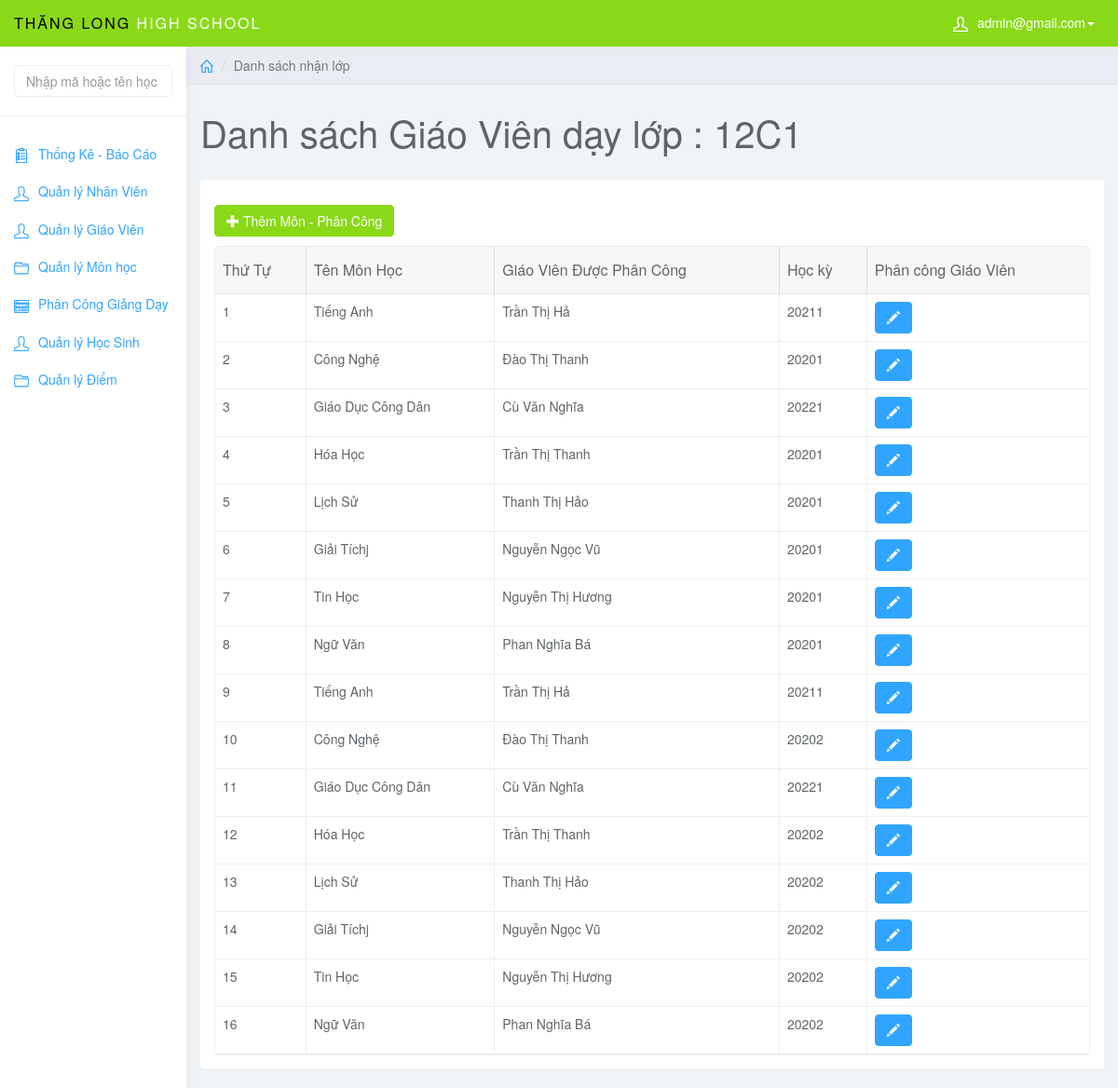
/admin/index.php?page=list_mon&id_class=201 (signed in), run on the app's committed database.
### tables this page shows
CREATE TABLE `lophoc` (
  `MaLopHoc` varchar(10) NOT NULL,
  `Tenlophoc` varchar(20) NOT NULL,
  `KhoiHoc` varchar(10) NOT NULL,
  PRIMARY KEY (`MaLopHoc`)
);

CREATE TABLE `dayhoc` (
  `MaDayHoc` int NOT NULL AUTO_INCREMENT,
  `MaMonHoc` varchar(5) NOT NULL,
  `MaGV` int NOT NULL,
  `MaLopHoc` varchar(10) NOT NULL,
  `MaHocKy` varchar(5) NOT NULL,
  `MoTaPhanCong` varchar(50) NOT NULL,
  PRIMARY KEY (`MaDayHoc`),
  KEY `fk_day_monhoc` (`MaMonHoc`),
  KEY `fk_day_gv` (`MaGV`),
  KEY `fk_day_hocky` (`MaHocKy`),
  KEY `fk_day_lophoc` (`MaLopHoc`),
  CONSTRAINT `fk_day_gv` FOREIGN KEY (`MaGV`) REFERENCES `giaovien` (`MaGV`),
  CONSTRAINT `fk_day_hocky` FOREIGN KEY (`MaHocKy`) REFERENCES `hocky` (`MaHocKy`),
  CONSTRAINT `fk_day_lophoc` FOREIGN KEY (`MaLopHoc`) REFERENCES `lophoc` (`MaLopHoc`),
  CONSTRAINT `fk_day_monhoc` FOREIGN KEY (`MaMonHoc`) REFERENCES `monhoc` (`MaMonHoc`)
);

CREATE TABLE `monhoc` (
  `MaMonHoc` varchar(5) NOT NULL,
  `TenMonHoc` varchar(20) NOT NULL,
  `SoTiet` int NOT NULL,
  `HeSoMonHoc` int NOT NULL,
  PRIMARY KEY (`MaMonHoc`)
);

CREATE TABLE `giaovien` (
  `MaGV` int NOT NULL,
  `MaMonHoc` varchar(5) NOT NULL,
  `TenGV` varchar(50) NOT NULL,
  `DiaChi` varchar(50) NOT NULL,
  `SDT` varchar(11) NOT NULL,
  `gv_mail` varchar(50) NOT NULL,
  `gv_pass` varchar(50) NOT NULL,
  PRIMARY KEY (`MaGV`),
  UNIQUE KEY `SDT` (`SDT`),
  KEY `fk_gv_mh` (`MaMonHoc`),
  CONSTRAINT `fk_gv_mh` FOREIGN KEY (`MaMonHoc`) REFERENCES `monhoc` (`MaMonHoc`)
);

### admin/list_mon.php (the view, shortened to what this page needs)
<?php
$class_id = $_GET['id_class'];
$sql_lophoc = "SELECT * FROM dayhoc JOIN monhoc ON dayhoc.MaMonHoc = monhoc.MaMonHoc JOIN giaovien ON dayhoc.MaGV = giaovien.MaGV JOIN lophoc ON dayhoc.MaLopHoc = lophoc.MaLopHoc WHERE dayhoc.MaLopHoc = '$class_id'";
$query_lophoc = mysqli_query($conn, $sql_lophoc);
$row_lophoc = mysqli_fetch_assoc($query_lophoc);
?>
<div class="col-sm-9 col-sm-offset-3 col-lg-10 col-lg-offset-2 main">
    <div class="row">
        <ol class="breadcrumb">
            <li><a href="index.php"><svg class="glyph stroked home">
                        <use xlink:href="#stroked-home"></use>
                    </svg></a></li>
            <li class="active">Danh sách nhận lớp</li>
        </ol>
    </div>
    <div class="row">
        <div class="col-lg-12">
            <h1 class="page-header">Danh sách Giáo Viên dạy lớp : <?php echo $row_lophoc['Tenlophoc']; ?></h1>
        </div>
    </div>
    <div id="toolbar" class="btn-group">
        <a href="index.php?page=add_mon&id_class=<?php echo $class_id; ?>" class="btn btn-success">
            <i class="glyphicon glyphicon-plus"></i> Thêm Môn - Phân Công
        </a>
    </div>
    <div class="row">
        <div class="col-lg-12">
            <div class="panel panel-default">
                <div class="panel-body">
                    <table data-toolbar="#toolbar" data-toggle="table">
                        <thead>
                            <tr>
                                <th>Thứ Tự</th>
                                <th data-field="id" data-sortable="true">Tên Môn Học</th>
                                <th data-field="name" data-sortable="true">Giáo Viên Được Phân Công</th>
                                <th>Học kỳ</th>
                                <th data-field="price" data-sortable="true">Phân công Giáo Viên</th>
                            </tr>
                        </thead>
                        <tbody>
                            <?php
                            $sql_view = "SELECT * FROM dayhoc JOIN monhoc ON dayhoc.MaMonHoc = monhoc.MaMonHoc JOIN giaovien ON dayhoc.MaGV = giaovien.MaGV WHERE dayhoc.MaLopHoc = '$class_id'";
                            $query_view = mysqli_query($conn, $sql_view);
                            $i = 1;
                            while ($row_view = mysqli_fetch_assoc($query_view)) {
                            ?>
                            <tr>
                                <td><?php echo $i++; ?></td>
                                <td style=""><?php echo $row_view['TenMonHoc'] ?></td>
                                <td style=""><?php echo $row_view['TenGV'] ?></td>
                                <td><?php echo $row_view['MaHocKy'] ?></td>
                                <td class="form-group">
                                    <a href="index.php?page=edit_mon&id_mon=<?php echo $row_view['MaMonHoc']; ?>&id_class=<?php echo $class_id; ?>"
                                        class="btn btn-primary"><i class="glyphicon glyphicon-pencil"></i></a>
                                </td>
                            </tr>
                            <?php } ?>
                        </tbody>
                    </table>
                </div>
            </div>
        </div>
    </div>
</div>

### admin/css/styles.css (style rules this page uses)
body { background: #f1f4f7; padding-top: 50px; color: #5f6468; }
a, a:hover, a:focus { color: #30a5ff; }
h1, h2, h3, h4, h5, h6 { color: #5f6468; }
h1 { font-weight: 300; font-size: 40px; }
.btn-primary, .btn-primary:hover, .btn-primary:focus, .btn-primary:active, .btn-primary.active, .open > .dropdown-toggle.btn-primary, .btn-primary.disabled, .btn-primary[disabled], fieldset[disabled] .btn-primary, .btn-primary.disabled:hover, .btn-primary[disabled]:hover, fieldset[disabled] .btn-primary:hover, .btn-primary.disabled:focus, .btn-primary[disabled]:focus, fieldset[disabled] .btn-primary:focus, .btn-primary.disabled:active, .btn-primary[disabled]:active, fieldset[disabled] .btn-primary:active, .btn-primary.disabled.active, .btn-primary[disabled].active, fieldset[disabled] .btn-primary.active { background-color: #30a5ff; border-color: #30a5ff; }
.btn-success, .btn-success:hover, .btn-success:focus, .btn-success:active, .btn-success.active, .open > .dropdown-toggle.btn-success, .btn-success.disabled, .btn-success[disabled], fieldset[disabled] .btn-success, .btn-success.disabled:hover, .btn-success[disabled]:hover, fieldset[disabled] .btn-success:hover, .btn-success.disabled:focus, .btn-success[disabled]:focus, fieldset[disabled] .btn-success:focus, .btn-success.disabled:active, .btn-success[disabled]:active, fieldset[disabled] .btn-success:active, .btn-success.disabled.active, .btn-success[disabled].active, fieldset[disabled] .btn-success.active { background-color: #8ad919; border-color: #8ad919; }
.panel { border: 0; }
.breadcrumb { border-radius: 0; padding: 10px 15px; background: #e9ecf2; box-shadow: 0 1px 1px rgba(0, 0, 0, .05); margin: 0 ; }
h1.page-header { margin-top: 30px; border-bottom: 0; }
.table { background: #fff; }
.breadcrumb .glyph { height: 14px; width: 14px; margin: -2px 0 0 0; stroke-width: 4px; }

### data on the page
lophoc: Tenlophoc "12C1"
dayhoc: MaMonHoc.TenMonHoc "Tiếng Anh", MaGV.TenGV "Trần Thị Hả", MaHocKy "20211"
dayhoc: MaMonHoc.TenMonHoc "Công Nghệ", MaGV.TenGV "Đào Thị Thanh", MaHocKy "20201"
dayhoc: MaMonHoc.TenMonHoc "Giáo Dục Công Dân", MaGV.TenGV "Cù Văn Nghĩa", MaHocKy "20221"
dayhoc: MaMonHoc.TenMonHoc "Hóa Học", MaGV.TenGV "Trần Thị Thanh", MaHocKy "20201"
dayhoc: MaMonHoc.TenMonHoc "Lịch Sử", MaGV.TenGV "Thanh Thị Hảo", MaHocKy "20201"
dayhoc: MaMonHoc.TenMonHoc "Giải Tíchj", MaGV.TenGV "Nguyễn Ngọc Vũ", MaHocKy "20201"
dayhoc: MaMonHoc.TenMonHoc "Tin Học", MaGV.TenGV "Nguyễn Thị Hương", MaHocKy "20201"
dayhoc: MaMonHoc.TenMonHoc "Ngữ Văn", MaGV.TenGV "Phan Nghĩa Bá", MaHocKy "20201"
dayhoc: MaMonHoc.TenMonHoc "Tiếng Anh", MaGV.TenGV "Trần Thị Hả", MaHocKy "20211"
dayhoc: MaMonHoc.TenMonHoc "Công Nghệ", MaGV.TenGV "Đào Thị Thanh", MaHocKy "20202"
dayhoc: MaMonHoc.TenMonHoc "Giáo Dục Công Dân", MaGV.TenGV "Cù Văn Nghĩa", MaHocKy "20221"
dayhoc: MaMonHoc.TenMonHoc "Hóa Học", MaGV.TenGV "Trần Thị Thanh", MaHocKy "20202"
dayhoc: MaMonHoc.TenMonHoc "Lịch Sử", MaGV.TenGV "Thanh Thị Hảo", MaHocKy "20202"
dayhoc: MaMonHoc.TenMonHoc "Giải Tíchj", MaGV.TenGV "Nguyễn Ngọc Vũ", MaHocKy "20202"
dayhoc: MaMonHoc.TenMonHoc "Tin Học", MaGV.TenGV "Nguyễn Thị Hương", MaHocKy "20202"
dayhoc: MaMonHoc.TenMonHoc "Ngữ Văn", MaGV.TenGV "Phan Nghĩa Bá", MaHocKy "20202"

### other printed values
$_SESSION['mail_user'] "admin@gmail.com"
